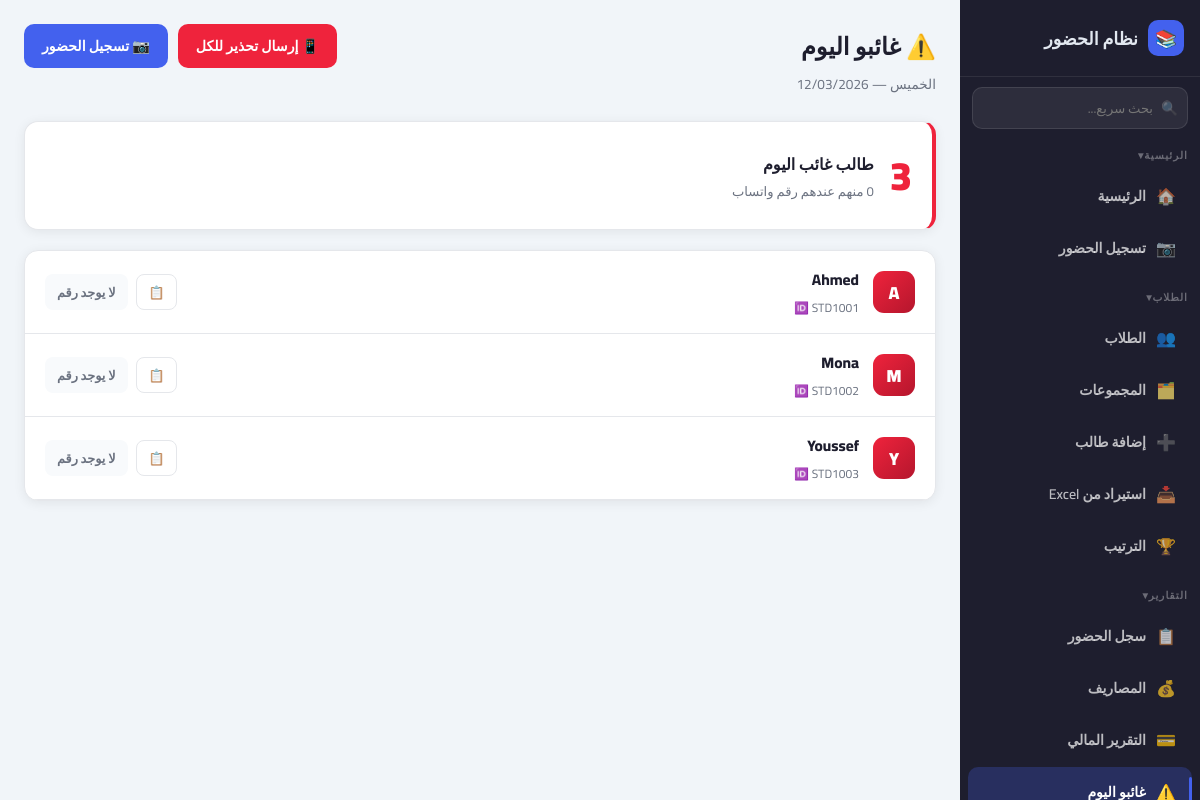
Page /absent_today on the committed database.
### tables this page shows
CREATE TABLE students (
            id INTEGER PRIMARY KEY AUTOINCREMENT,
            name TEXT NOT NULL,
            parent_whatsapp TEXT,
            student_id TEXT NOT NULL UNIQUE
        , session_fee REAL DEFAULT 85, group_id INTEGER, notes TEXT DEFAULT "", sessions_per_week INTEGER DEFAULT 1);

### app.py (the view)
@app.route('/absent_today')
def absent_today():
    today = datetime.now().strftime("%Y-%m-%d")
    conn = sqlite3.connect('attendance.db')
    c = conn.cursor()
    c.execute("""SELECT s.name, s.student_id, s.parent_whatsapp,
        COALESCE(g.name,'—') as grp,
        (SELECT COUNT(*) FROM attendance WHERE student_id=s.student_id) as total_att,
        (SELECT COUNT(DISTINCT date) FROM attendance) as total_sessions
        FROM students s
        LEFT JOIN groups g ON g.id=s.group_id
        WHERE s.student_id NOT IN (
            SELECT student_id FROM attendance WHERE date=?
        )
        ORDER BY s.name""", (today,))
    absent = c.fetchall()
    conn.close()
    today_display = datetime.now().strftime("%d/%m/%Y")
    day_ar = ['الاثنين','الثلاثاء','الأربعاء','الخميس','الجمعة','السبت','الأحد'][datetime.now().weekday()]
    return render_template('absent_today.html',
        absent=absent, today=today_display,
        day_ar=day_ar, count=len(absent))

### templates/absent_today.html (shortened to what this page needs)
<!DOCTYPE html>
<html lang="ar" dir="rtl">
<head>
  <link rel="stylesheet" href="{{ url_for('static', filename='style.css') }}">
</head>
<body>
<div class="app-layout">
  {% include 'sidebar.html' %}
  <main class="main-content">
    <div class="topbar">
      <div class="topbar-title">
        <h1>⚠️ غائبو اليوم</h1>
        <p>{{ day_ar }} — {{ today }}</p>
      </div>
      <div style="display:flex;gap:10px;">
        <button onclick="sendAllWarnings()" id="sendAllBtn" class="btn btn-danger">
          📱 إرسال تحذير للكل
        </button>
        <a href="/scan" class="btn btn-primary">📷 تسجيل الحضور</a>
      </div>
    </div>
    {% if absent %}
    <div class="card" style="margin-bottom:20px;border-right:4px solid var(--danger);">
      <div class="card-body" style="padding:16px 20px;">
        <div style="display:flex;align-items:center;gap:16px;flex-wrap:wrap;">
          <div style="font-size:2.5rem;font-weight:900;color:var(--danger);">{{ count }}</div>
          <div>
            <div style="font-weight:800;font-size:1rem;">طالب غائب اليوم</div>
            <div style="font-size:0.82rem;color:var(--gray);">
              {% set with_phone = absent | selectattr(2) | list %}
              {{ with_phone|length }} منهم عندهم رقم واتساب
            </div>
          </div>
        </div>
      </div>
    </div>
    <div class="card">
      <div class="card-body" style="padding:0;">
        {% for s in absent %}
        <div class="absent-row" id="row_{{ s[1] }}">
          <div class="absent-avatar">{{ s[0][0] }}</div>
          <div style="flex:1;min-width:0;">
            <div style="font-weight:800;font-size:0.95rem;">{{ s[0] }}</div>
            <div style="font-size:0.75rem;color:var(--gray);display:flex;gap:10px;flex-wrap:wrap;margin-top:2px;">
              <span>🆔 {{ s[1] }}</span>
            </div>
          </div>
          <div style="display:flex;gap:8px;flex-shrink:0;">
            <a href="/student_history/{{ s[1] }}" class="btn btn-outline btn-sm">📋</a>
            {% if s[2] %}
            <button onclick="sendWarning('{{ s[1] }}','{{ s[0] }}')"
              id="warnBtn_{{ s[1] }}"
              class="btn btn-danger btn-sm warn-btn">
              ⚠️ تحذير
            </button>
            {% else %}
            <span class="btn btn-sm" style="background:var(--light);color:var(--gray);cursor:default;">
              لا يوجد رقم
            </span>
            {% endif %}
          </div>
        </div>
        {% endfor %}
      </div>
    </div>
    {% endif %}
  </main>
</div>
</body>
</html>

### static/style.css (style rules this page uses)
:root { --primary: #4361ee; --primary-light: #818cf8; --success: #06d6a0; --danger: #ef233c; --warning: #fb8500; --dark: #1e1e2e; --gray: #6b7280; --border: #e5e7eb; --white: #ffffff; --light: #f8fafc; --sidebar-w: 240px; --card-shadow: 0 2px 12px rgba(0,0,0,0.07); --radius: 14px; --bg: #f1f5f9; --card-bg: #ffffff; --text: #1e1e2e; --topbar-bg: #ffffff; }
*, *::before, *::after { box-sizing: border-box; margin: 0; padding: 0; }
html { font-size: 16px; }
body { font-family: 'Cairo', sans-serif; background: var(--bg); color: var(--text); min-height: 100vh; transition: background 0.3s, color 0.3s; }
.app-layout { display: flex; min-height: 100vh; }
.main-content { margin-right: var(--sidebar-w); padding: 24px; flex: 1; min-width: 0; }
.topbar { display: flex; justify-content: space-between; align-items: flex-start; margin-bottom: 24px; flex-wrap: wrap; gap: 12px; }
.topbar-title h1 { font-size: 1.5rem; font-weight: 900; }
.topbar-title p { font-size: 0.85rem; color: var(--gray); margin-top: 2px; }
.card { background: var(--card-bg); border-radius: var(--radius); box-shadow: var(--card-shadow); border: 1px solid var(--border); overflow: hidden; }
.card-body { padding: 20px; }
.btn { display: inline-flex; align-items: center; gap: 6px; padding: 9px 18px; border-radius: 10px; border: none; cursor: pointer; font-family: 'Cairo', sans-serif; font-size: 0.88rem; font-weight: 700; text-decoration: none; transition: all 0.15s; white-space: nowrap; }
.btn-primary { background: var(--primary); color: white; }
.btn-danger { background: var(--danger); color: white; }
.btn-outline { background: transparent; color: var(--text); border: 1.5px solid var(--border); }
.btn-sm { padding: 5px 12px; font-size: 0.8rem; border-radius: 8px; }
.main-content { animation: fadeSlideIn 0.35s ease-out; }
.card { transition: box-shadow 0.2s, transform 0.2s; }
.btn { transition: all 0.15s; }

### templates/absent_today.html (style rules this page uses)
.absent-row { display: flex; align-items: center; gap: 14px; padding: 14px 20px; border-bottom: 1px solid var(--border); transition: background 0.1s; }
.absent-avatar { width: 42px; height: 42px; border-radius: 11px; flex-shrink: 0; background: linear-gradient(135deg, #ef233c, #b5162d); display: flex; align-items: center; justify-content: center; color: white; font-size: 1.1rem; font-weight: 900; }

### rows in the picture
students: name "A", name "Ahmed", student "STD1001"
students: name "M", name "Mona", student "STD1002"
students: name "Y", name "Youssef", student "STD1003"

### other values in the picture
{{ day_ar }} "الخميس"
{{ count }} "3"
